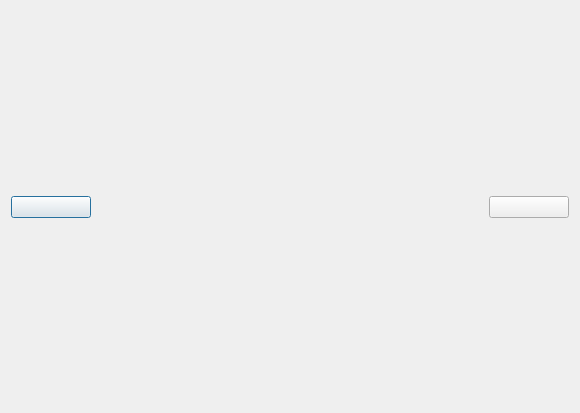
<?xml version="1.0" encoding="UTF-8"?>
<ui version="4.0">
 <class>PicShow</class>
 <widget class="QDialog" name="PicShow">
  <property name="geometry">
   <rect>
    <x>0</x>
    <y>0</y>
    <width>580</width>
    <height>413</height>
   </rect>
  </property>
  <property name="windowTitle">
   <string>Dialog</string>
  </property>
  <layout class="QHBoxLayout" name="horizontalLayout">
   <item>
    <layout class="QGridLayout" name="gridLayout" rowstretch="0,0,0" columnstretch="0,0,0,0,0">
     <item row="2" column="2">
      <spacer name="verticalSpacer_2">
       <property name="orientation">
        <enum>Qt::Orientation::Vertical</enum>
       </property>
       <property name="sizeHint" stdset="0">
        <size>
         <width>20</width>
         <height>40</height>
        </size>
       </property>
      </spacer>
     </item>
     <item row="0" column="2">
      <spacer name="verticalSpacer">
       <property name="orientation">
        <enum>Qt::Orientation::Vertical</enum>
       </property>
       <property name="sizeHint" stdset="0">
        <size>
         <width>20</width>
         <height>40</height>
        </size>
       </property>
      </spacer>
     </item>
     <item row="1" column="0">
      <widget class="QWidget" name="widget" native="true">
       <property name="minimumSize">
        <size>
         <width>80</width>
         <height>0</height>
        </size>
       </property>
       <property name="maximumSize">
        <size>
         <width>80</width>
         <height>16777215</height>
        </size>
       </property>
       <layout class="QHBoxLayout" name="horizontalLayout_2">
        <property name="leftMargin">
         <number>0</number>
        </property>
        <property name="topMargin">
         <number>0</number>
        </property>
        <property name="rightMargin">
         <number>0</number>
        </property>
        <property name="bottomMargin">
         <number>0</number>
        </property>
        <item>
         <widget class="PicButton" name="previousBtn">
          <property name="text">
           <string/>
          </property>
         </widget>
        </item>
       </layout>
      </widget>
     </item>
     <item row="1" column="1">
      <spacer name="horizontalSpacer">
       <property name="orientation">
        <enum>Qt::Orientation::Horizontal</enum>
       </property>
       <property name="sizeHint" stdset="0">
        <size>
         <width>40</width>
         <height>20</height>
        </size>
       </property>
      </spacer>
     </item>
     <item row="1" column="4">
      <widget class="QWidget" name="widget_2" native="true">
       <property name="minimumSize">
        <size>
         <width>80</width>
         <height>0</height>
        </size>
       </property>
       <property name="maximumSize">
        <size>
         <width>80</width>
         <height>16777215</height>
        </size>
       </property>
       <layout class="QHBoxLayout" name="horizontalLayout_3">
        <property name="leftMargin">
         <number>0</number>
        </property>
        <property name="topMargin">
         <number>0</number>
        </property>
        <property name="rightMargin">
         <number>0</number>
        </property>
        <property name="bottomMargin">
         <number>0</number>
        </property>
        <item>
         <widget class="PicButton" name="nextBtn">
          <property name="text">
           <string/>
          </property>
         </widget>
        </item>
       </layout>
      </widget>
     </item>
     <item row="1" column="2">
      <widget class="QLabel" name="label">
       <property name="sizePolicy">
        <sizepolicy hsizetype="Preferred" vsizetype="Preferred">
         <horstretch>0</horstretch>
         <verstretch>0</verstretch>
        </sizepolicy>
       </property>
       <property name="maximumSize">
        <size>
         <width>16777215</width>
         <height>16777215</height>
        </size>
       </property>
       <property name="text">
        <string/>
       </property>
       <property name="alignment">
        <set>Qt::AlignmentFlag::AlignCenter</set>
       </property>
      </widget>
     </item>
     <item row="1" column="3">
      <spacer name="horizontalSpacer_2">
       <property name="orientation">
        <enum>Qt::Orientation::Horizontal</enum>
       </property>
       <property name="sizeHint" stdset="0">
        <size>
         <width>40</width>
         <height>20</height>
        </size>
       </property>
      </spacer>
     </item>
    </layout>
   </item>
  </layout>
 </widget>
 <customwidgets>
  <customwidget>
   <class>PicButton</class>
   <extends>QPushButton</extends>
   <header>picbutton.h</header>
  </customwidget>
 </customwidgets>
 <resources/>
 <connections/>
</ui>
